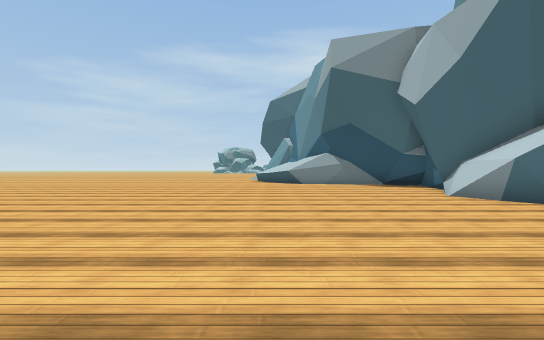
view 1 (above)

24 first-person views from a walk through a 3-D level made in the Unity game engine. The camera is 1.2 m above the floor, looks level and sees 85° across. The floor is counted in squares, 2 m on a side. Each view is taken from the middle of a square. On the plan, view 1 faces up. The plan holds only what a view shows up to about 9 squares ahead; the rest is blank. The place goes on beyond the plan. The player character is not drawn. Some surface patterns are stand-ins.

view 2
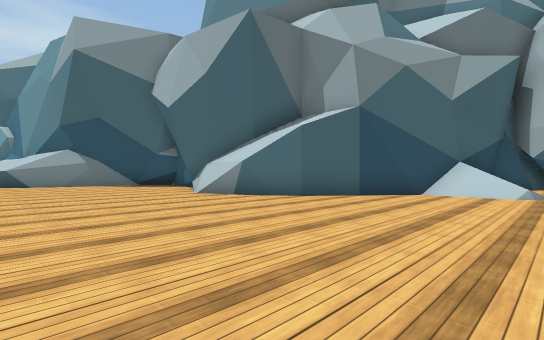

view 3
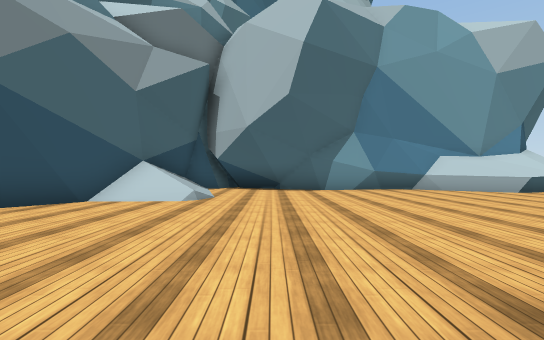

view 4
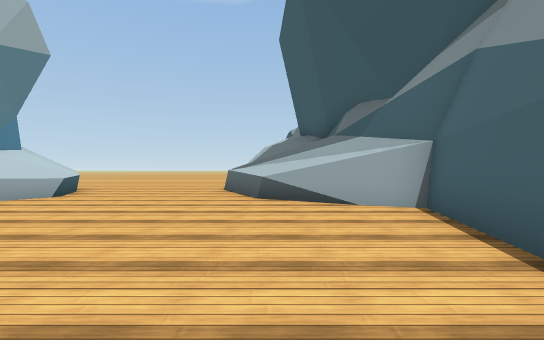

view 5
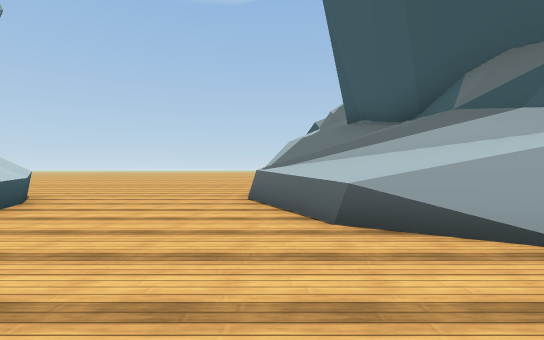

view 6
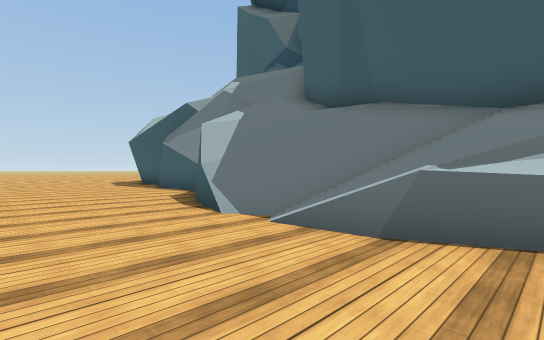

view 7
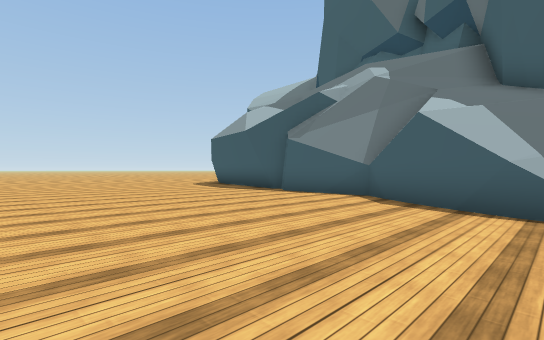

view 8
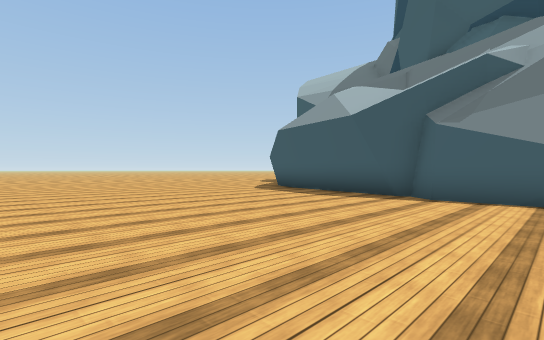

view 9
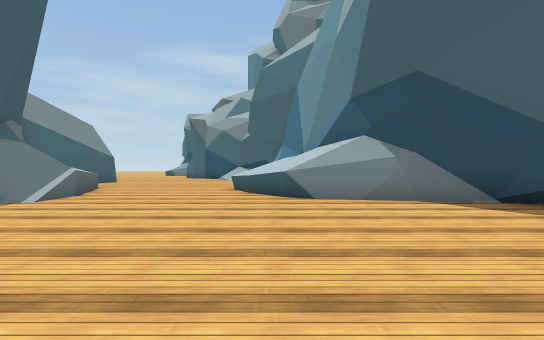

view 10
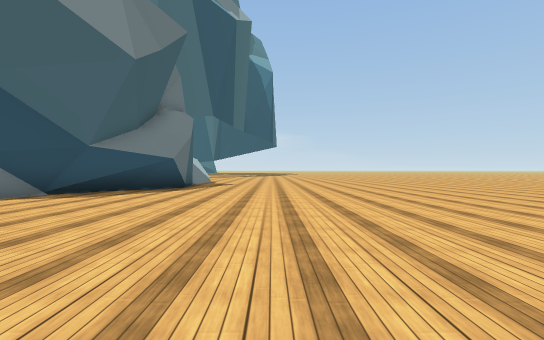

view 11
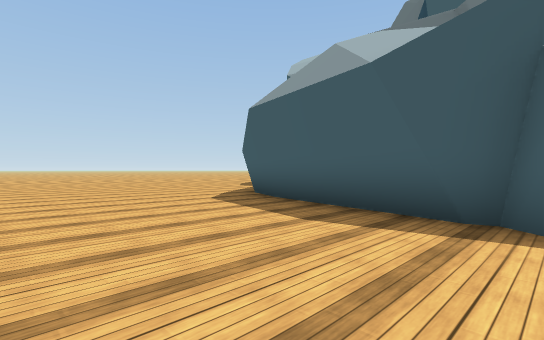

view 12
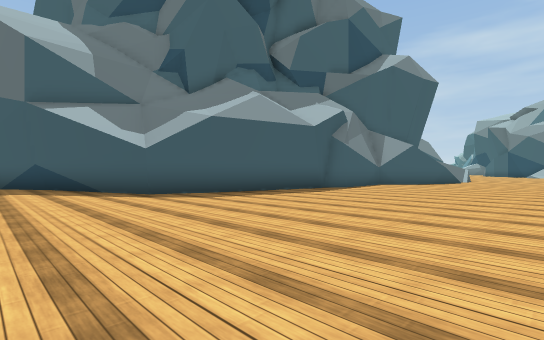

view 13
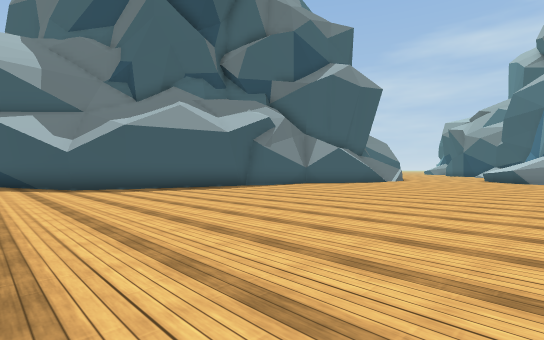

view 14
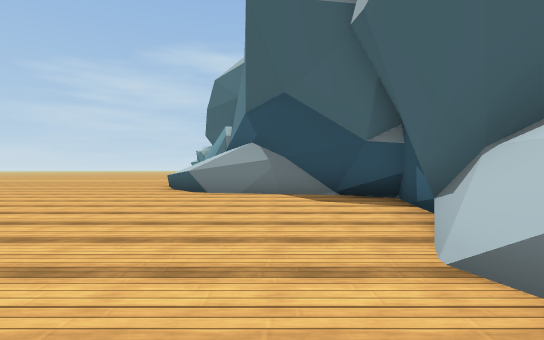

view 15
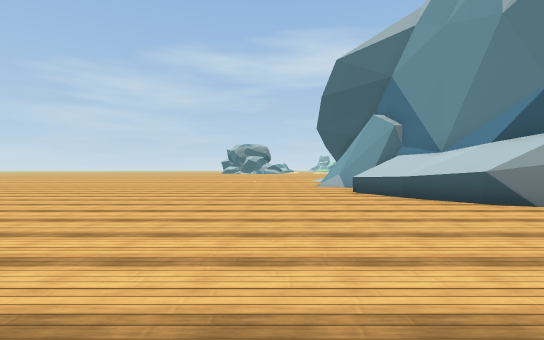

view 16
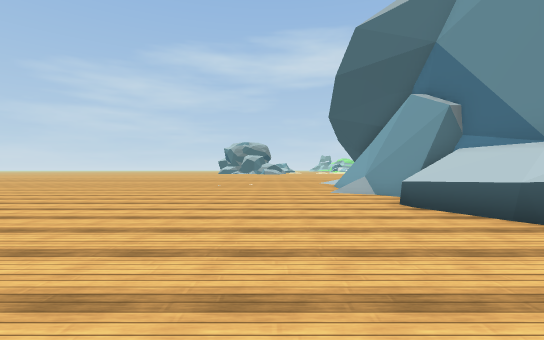

view 17
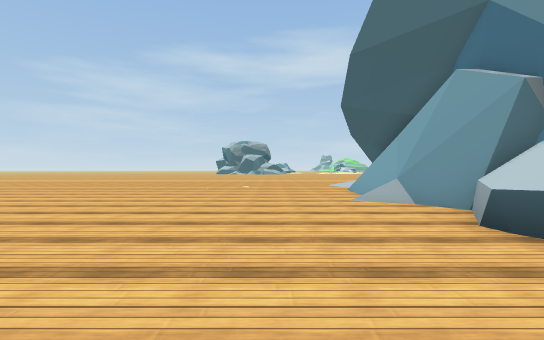

view 18
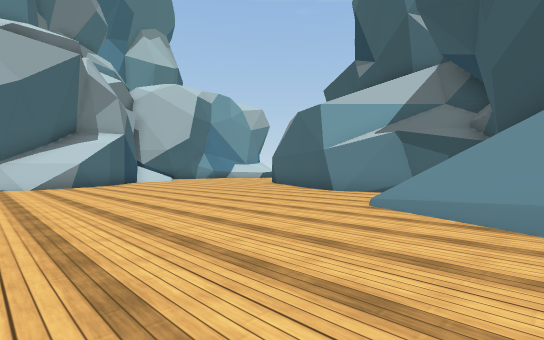

view 19
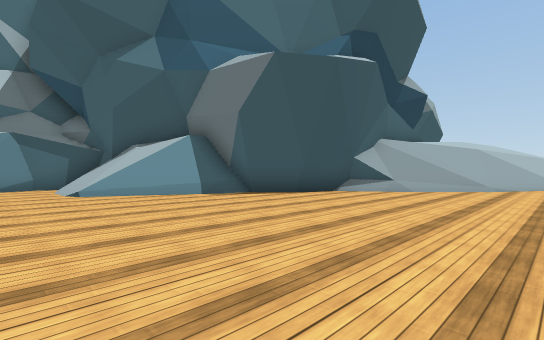

view 20
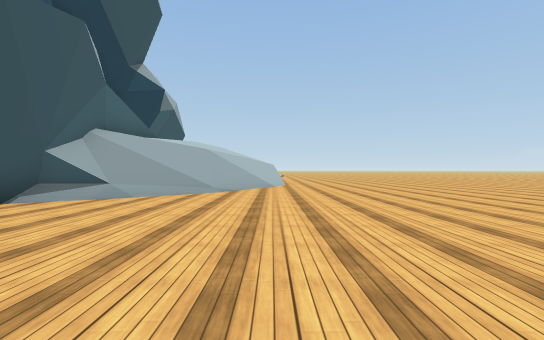

view 21
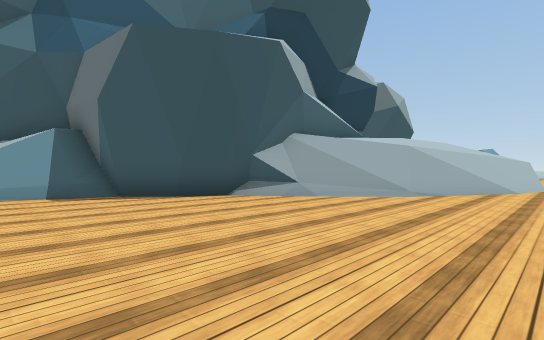

view 22
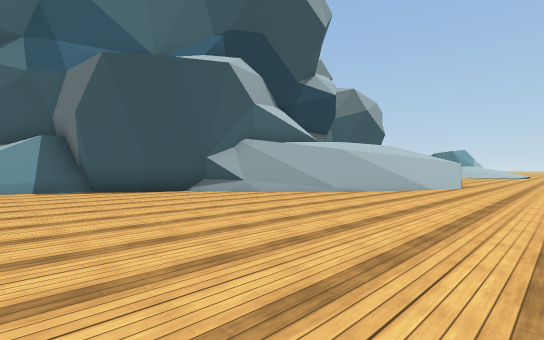

view 23
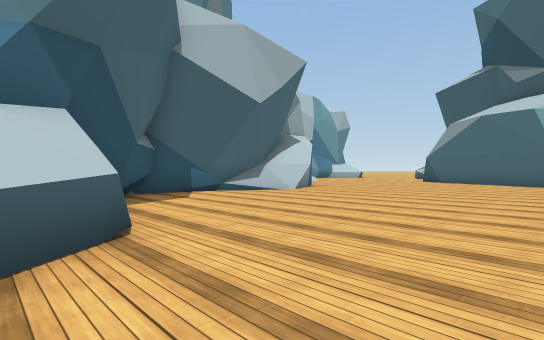

view 24
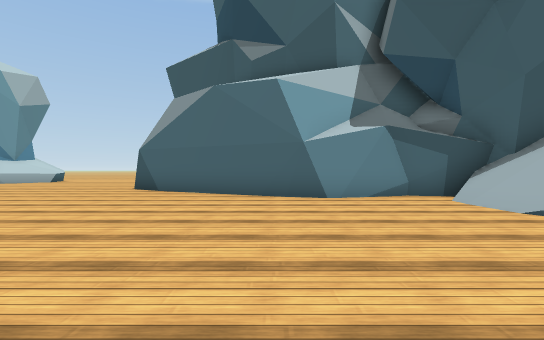

### Floor plan
Key: @ floor where view 1 was taken; # wall or solid block; . floor; / step, stairs or slope; = window, fence, low wall or low ledge; ^ raised ledge; v drop or lower ground.
Columns run from 14 left of view 1 to 16 right of it. Each row starts with its distance up from view 1.
 21     ........./#
 20     ........./#
 19     ........./#
 18 ..   .........##
 17 ..............^
 16 .............^^
 15 ..............^
 14 ..............^#
 13 ...............####
 12 ..................###
 11 ....................#
 10 #...................#
  9 ##.................##
  8 /v#................#
  7 ####..............=#
  6    ###.............#
  5      ##............##
  4       ###...........##
  3       #///...........###
  2       ##//............/####
  1        ##/............////#
  0         ######@..........
 -1              ###.........#
 -2                ###.......#
 -3                  #.......#
 -4                 ##.......
 -5                 #........
 -6                 ##.......#
 -7                  ##^....^#
 -8                  #^^....^
 -9                  #/^^....^
-10                  #///....^#
-11                  ##//.....#####
-12                  ##//.........#
-13                  #///.........#
-14                  #///..........
-15                  =###..........
-16                  ##............
-17                   #............
-18                   #............
-19                   #............
-20                   #............
-21                   #............
-22                  ##............
-23                  #.............
-24                  #..........
-25                ###..........
-26             ####............
-27             #...............
-28                ..........

Positions as (right, up) in squares from view 1, and headings:
1: (0, 0), facing up
2: (0, 0), facing up-right
3: (2, -1), facing right
4: (5, -1), facing down
5: (6, -4), facing down
6: (9, -9), facing down-left
7: (11, -13), facing down-left
8: (11, -17), facing down-left
9: (11, -17), facing up
10: (8, -17), facing right
11: (8, -19), facing down-left
12: (10, -28), facing up-left
13: (13, -27), facing up-left
14: (3, 5), facing up
15: (-3, 8), facing up
16: (-3, 11), facing up
17: (-3, 13), facing up
18: (-7, 8), facing down-right
19: (-3, 11), facing down-left
20: (-5, 11), facing left
21: (-6, 12), facing down-left
22: (-6, 14), facing down-left
23: (-2, 14), facing down-right
24: (-1, 7), facing down
